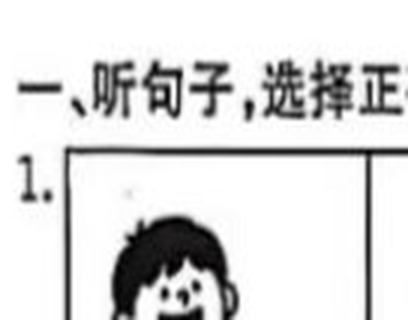
#> input picture exams/papers/figures/crops/u1_L1_1A.png, 408 x 320 px, given in place of U1-1.png, which was not available
$ python _crop_panels.py
#> lines starting #> are read from the running program, lines starting #| are printed output that depends on the picture; pictures that were not available may be replaced by others from this repository, and a replacement may not be noted
# -*- coding: utf-8 -*-
from pathlib import Path
from PIL import Image

ROOT = Path(__file__).resolve().parents[3]
OUT = Path(__file__).resolve().parent / "crops"
OUT.mkdir(parents=True, exist_ok=True)


def save(im, box, name, pad=4):
    x0, y0, x1, y1 = box
    x0, y0 = max(0, x0 - pad), max(0, y0 - pad)
    x1, y1 = min(im.width, x1 + pad), min(im.height, y1 + pad)
    c = im.crop((x0, y0, x1, y1))
    c = c.resize((max(320, c.width * 3), max(320, c.height * 3)), Image.Resampling.LANCZOS)
    path = OUT / name
    c.save(path, optimize=True)
    print(name, box, "->", c.size)


def crop_u1(im):
    # Tuned from grid inspect on Unit test/U1-1.png (1179x912)
    # Section 一: 3 rows × 2 questions, each A|B
    rows = [(168, 248), (255, 335), (342, 422)]
#> rows = [(168, 248), (255, 335), (342, 422)]
    # each question span then split A/B
    qs = [
        (38, 168, 300, 248),   # overwritten by loop
    ]
    # Q positions: (qnum, x0, x1) per row pairing
    layout = [
        # row0: Q1 Q2
        [(1, 40, 300), (2, 310, 575)],
        # row1: Q3 Q4
        [(3, 40, 300), (4, 310, 575)],
        # row2: Q5 Q6
        [(5, 40, 300), (6, 310, 575)],
    ]
    for row_i, row in enumerate(layout):
        y0, y1 = rows[row_i]
        for qn, x0, x1 in row:
            mid = (x0 + x1) // 2
            save(im, (x0, y0, mid - 2, y1), f"u1_L1_{qn}A.png")
            save(im, (mid + 2, y0, x1, y1), f"u1_L1_{qn}B.png")
#> this loop made 1 pass
#> pass 1, in save, `c = im.crop((x0, y0, x1, y1))`:
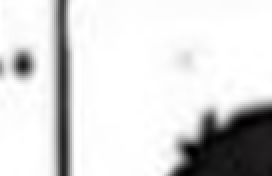
#> c: PIL image 136x88 RGB (shown 2 times larger); mean R, G, B 215.5, 215.4, 215.4
#> pass 1, in save, `c = c.resize((max(320, c.width * 3), max(320, c.height * 3)), Image.Re..`:
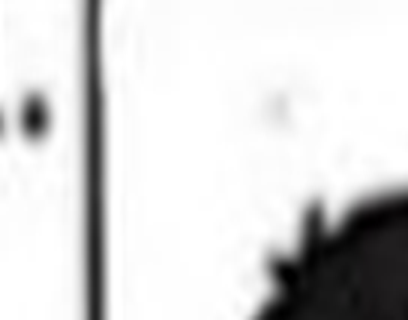
#> c: PIL image 408x320 RGB; mean R, G, B 215.5, 215.4, 215.4
#> pass 1, in save (call 2), `c = im.crop((x0, y0, x1, y1))`:
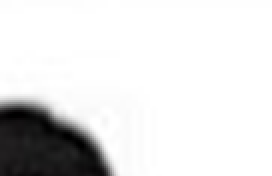
#> c: PIL image 136x88 RGB (shown 2 times larger); mean R, G, B 224.6, 224.5, 224.6
#> pass 1, in save (call 2), `c = c.resize((max(320, c.width * 3), max(320, c.height * 3)), Image.Re..`:
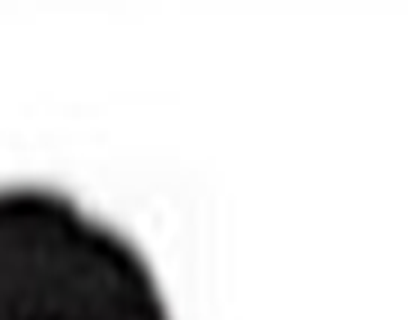
#> c: PIL image 408x320 RGB; mean R, G, B 224.6, 224.5, 224.6
#> im is the input picture: PIL image 408x320 RGB; mean R, G, B 217.7, 217.6, 217.6

    # Section 二 four panels
    y0, y1 = 505, 615
    xs = [45, 165, 285, 405, 525]
    for i, lab in enumerate("ABCD"):
        save(im, (xs[i], y0, xs[i + 1] - 4, y1), f"u1_L2_{lab}.png")

    # Section 七 five panels on right page
    y0, y1 = 735, 875
    xs = [605, 710, 815, 920, 1025, 1145]
    for i in range(5):
        save(im, (xs[i], y0, xs[i + 1] - 4, y1), f"u1_W7_{i + 1}.png")


def crop_u2(im):
    rows = [(155, 235), (242, 322), (330, 410)]
    layout = [
        [(1, 40, 300), (2, 310, 575)],
        [(3, 40, 300), (4, 310, 575)],
        [(5, 40, 300), (6, 310, 575)],
    ]
    for row_i, row in enumerate(layout):
        y0, y1 = rows[row_i]
        for qn, x0, x1 in row:
            mid = (x0 + x1) // 2
            save(im, (x0, y0, mid - 2, y1), f"u2_L1_{qn}A.png")
            save(im, (mid + 2, y0, x1, y1), f"u2_L1_{qn}B.png")

    y0, y1 = 515, 625
    xs = [40, 140, 240, 340, 440, 540]
    for i in range(5):
        save(im, (xs[i], y0, xs[i + 1] - 4, y1), f"u2_L2_{i + 1}.png")

    y0, y1 = 710, 860
    xs = [605, 710, 815, 920, 1025, 1145]
    for i in range(5):
        save(im, (xs[i], y0, xs[i + 1] - 4, y1), f"u2_W7_{i + 1}.png")


if __name__ == "__main__":
#> (the run stopped early here; a loop or call above may not have finished)

$ run again, on exams/papers/figures/crops/u1_L1_3A.png
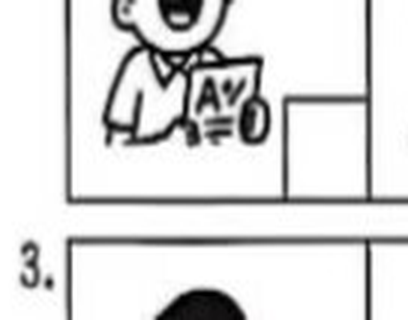
#> input picture exams/papers/figures/crops/u1_L1_3A.png, 408 x 320 px, given in place of U1-1.png, which was not available
#> rows = [(168, 248), (255, 335), (342, 422)]
#> the loop in crop_u1, `for row_i, row in enumerate(layout):` made 1 pass
#> pass 1, in save (call 2), `c = im.crop((x0, y0, x1, y1))`:
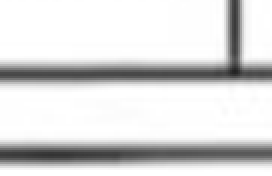
#> c: PIL image 136x88 RGB (shown 2 times larger); min 34, max 255, mean 217.5
#> pass 1, in save (call 2), `c = c.resize((max(320, c.width * 3), max(320, c.height * 3)), Image.Re..`:
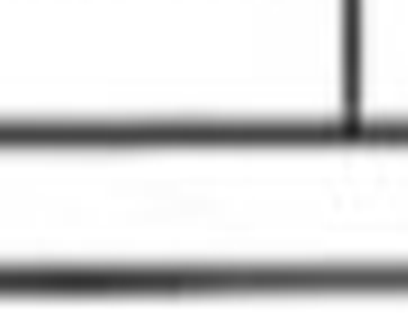
#> c: PIL image 408x320 RGB; min 33, max 255, mean 217.5
#> in crop_u1, im is the input picture: PIL image 408x320 RGB; mean R, G, B 218.4, 218.4, 218.4

$ run again, on exams/papers/figures/crops/u1_L1_3B.png
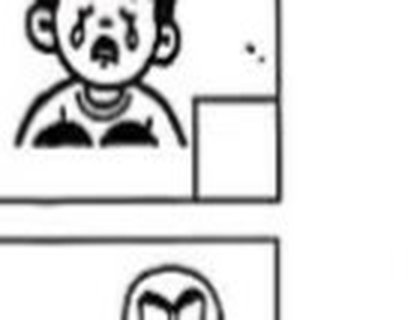
#> input picture exams/papers/figures/crops/u1_L1_3B.png, 408 x 320 px, given in place of U1-1.png, which was not available
#> rows = [(168, 248), (255, 335), (342, 422)]
#> the loop in crop_u1, `for row_i, row in enumerate(layout):` made 1 pass
#> pass 1, in save (call 2), `c = im.crop((x0, y0, x1, y1))`:
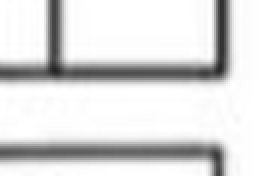
#> c: PIL image 136x88 RGB (shown 2 times larger); min 36, max 255, mean 221
#> pass 1, in save (call 2), `c = c.resize((max(320, c.width * 3), max(320, c.height * 3)), Image.Re..`:
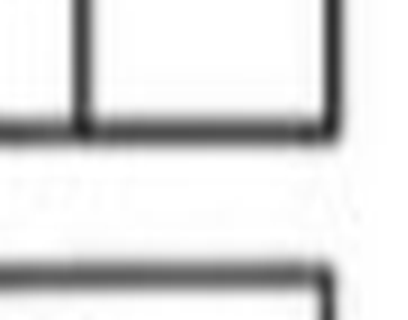
#> c: PIL image 408x320 RGB; min 36, max 255, mean 221
#> in crop_u1, im is the input picture: PIL image 408x320 RGB; mean R, G, B 221.3, 221.3, 221.3

$ run again, on exams/papers/figures/crops/u1_L1_4A.png
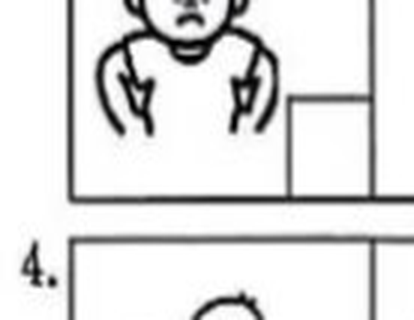
#> input picture exams/papers/figures/crops/u1_L1_4A.png, 414 x 320 px, given in place of U1-1.png, which was not available
#> rows = [(168, 248), (255, 335), (342, 422)]
#> the loop in crop_u1, `for row_i, row in enumerate(layout):` made 1 pass
#> pass 1, in save (call 2), `c = im.crop((x0, y0, x1, y1))`:
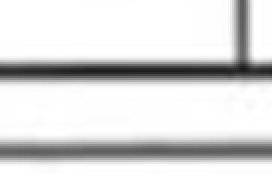
#> c: PIL image 136x88 RGB (shown 2 times larger); min 27, max 255, mean 216.7
#> pass 1, in save (call 2), `c = c.resize((max(320, c.width * 3), max(320, c.height * 3)), Image.Re..`:
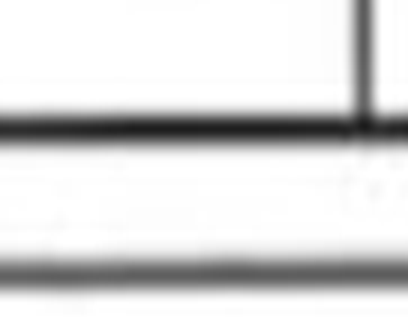
#> c: PIL image 408x320 RGB; min 26, max 255, mean 216.7
#> in crop_u1, im is the input picture: PIL image 414x320 RGB; mean R, G, B 223.5, 223.5, 223.5
